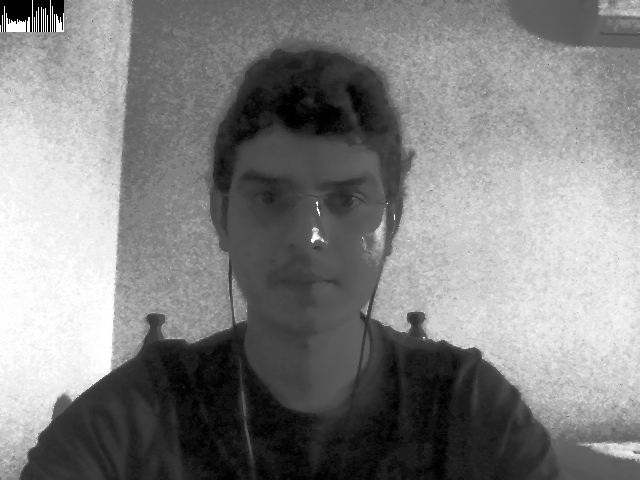
//> input picture codigos/DCA0445 - Processamento Digital de Imagens/Exercicios/4.2/q1/imagemEqualizada.png, 640 x 480 px, given in place of the camera
$ ./equalize   (built with g++ and OpenCV 4)
//> lines starting //> are read from the running program, lines starting //| are printed output that depends on the picture; after the words box and inside, x2 and y2 are one past the last pixel; in counts of white or black regions, pixels touching at a corner belong together
#include <iostream>
#include <opencv2/opencv.hpp>

using namespace cv;
using namespace std;

int main(int argc, char **argv)
{

    cv::Mat image, imagem_equalizada, hist, hist_equalizado;
    cv::VideoCapture cap;
    int width, height;
    int nbins = 64;
    float range[] = {0, 255};
    const float *histrange = {range};
    bool uniform = true;
    bool acummulate = false;
    int key;

    cap.open(0);

    if (!cap.isOpened())
    {
        std::cout << "cameras indisponiveis";
        return -1;
    }

    cap.set(cv::CAP_PROP_FRAME_WIDTH, 640);
    cap.set(cv::CAP_PROP_FRAME_HEIGHT, 480);
    width = cap.get(cv::CAP_PROP_FRAME_WIDTH);
    height = cap.get(cv::CAP_PROP_FRAME_HEIGHT);

    std::cout << "largura = " << width << std::endl;
    std::cout << "altura  = " << height << std::endl;

    int histw = nbins, histh = nbins / 2;
    // Matriz do histogrma imagem original
    cv::Mat histImg(histh, histw, CV_8UC1, Scalar(0, 0, 0));
    // Matriz do histogrma imagem equalizada
    cv::Mat histImg_equalizada(histh, histw, CV_8UC1, Scalar(0, 0, 0));

    while (true)
    {

        cap >> image;
//> image is the input picture: 480 rows x 640 cols, CV_8UC3; min 0, max 255, mean 129.8
        // imagem cinza
        cv::cvtColor(image, image, cv::COLOR_BGR2GRAY);
//> image: 480 rows x 640 cols, CV_8UC1
        // equalizando a imagem e colocando na matriz da imagem_equalizada
        cv::equalizeHist(image, imagem_equalizada);
        // histograma da imagem original
        cv::calcHist(&image, 1, 0, Mat(), hist, 1,
                     &nbins, &histrange,
                     uniform, acummulate);
//> hist = 64 values, max 14592 at index 50, min 0 at index 1, mean 4777.2
        // histograma da imagem equalizada
        cv::calcHist(&imagem_equalizada, 1, 0, Mat(), hist_equalizado, 1,
                     &nbins, &histrange,
                     uniform, acummulate);
//> hist_equalizado has the same summary as hist
        // normalizando os histogramas
        cv::normalize(hist, hist, 0, histImg.rows, cv::NORM_MINMAX, -1, cv::Mat());
//> hist = 64 values, max 32 at index 50, min 0 at index 1, mean 10.48
        cv::normalize(hist_equalizado, hist_equalizado, 0, histImg_equalizada.rows, cv::NORM_MINMAX, -1, cv::Mat());
//> hist_equalizado has the same summary as hist

        // zerando as matrizes
        histImg.setTo(cv::Scalar(0));
        histImg_equalizada.setTo(cv::Scalar(0));

        for (int i = 0; i < nbins; i++)
        {
            // Desenhando os histogramas
            cv::line(histImg,
                     cv::Point(i, histh),
                     cv::Point(i, histh - cvRound(hist.at<float>(i))),
                     cv::Scalar(255, 255, 255), 1, 8, 0);
            cv::line(histImg_equalizada,
                     cv::Point(i, histh),
                     cv::Point(i, histh - cvRound(hist_equalizado.at<float>(i))),
                     cv::Scalar(255, 255, 255), 1, 8, 0);
        }
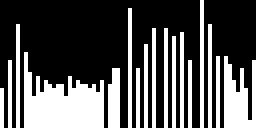
//> histImg: 32 rows x 64 cols, CV_8UC1 (shown 4 times larger); 32.9% white; 17 white regions (5 under 20 px), largest, box (x1, y1, x2, y2) and area: (6, 13, 26, 32) 225, (56, 14, 64, 32) 99, (27, 17, 30, 32) 41
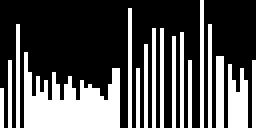
//> histImg_equalizada: 32 rows x 64 cols, CV_8UC1 (shown 4 times larger); 32.8% white; 17 white regions (5 under 20 px), largest, box (x1, y1, x2, y2) and area: (6, 13, 30, 32) 264, (57, 16, 62, 32) 64, (54, 14, 56, 32) 36
        // copiando para a imagem da camera os histogramas
        histImg.copyTo(image(cv::Rect(0, 0, nbins, histh)));
//> image: 480 rows x 640 cols, CV_8UC1; min 0, max 255, mean 129.8
        histImg_equalizada.copyTo(imagem_equalizada(cv::Rect(0, 0, nbins, histh)));
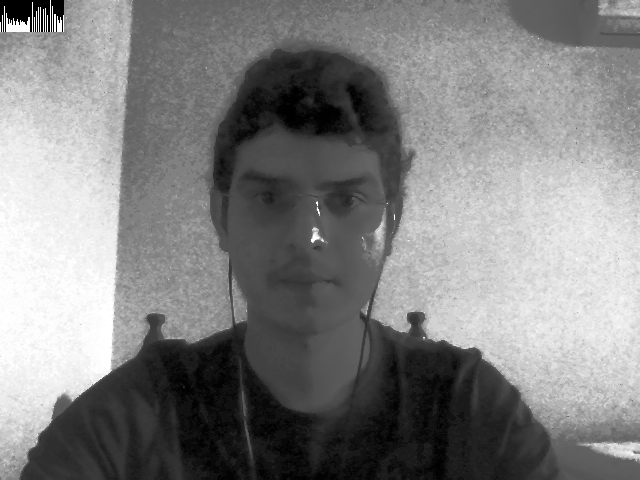
//> imagem_equalizada: 480 rows x 640 cols, CV_8UC1; min 0, max 255, mean 129.7

        cv::imshow("Imagem Original", image);
        cv::imshow("Imagem Equalizada", imagem_equalizada);
        cv::imwrite("imagem_original.png", image);
        cv::imwrite("imagem_equalizada.png", imagem_equalizada);
        key = cv::waitKey(30);
//> the Esc key is pressed
        if (key == 27)
            break;
    }
    return 0;
}
